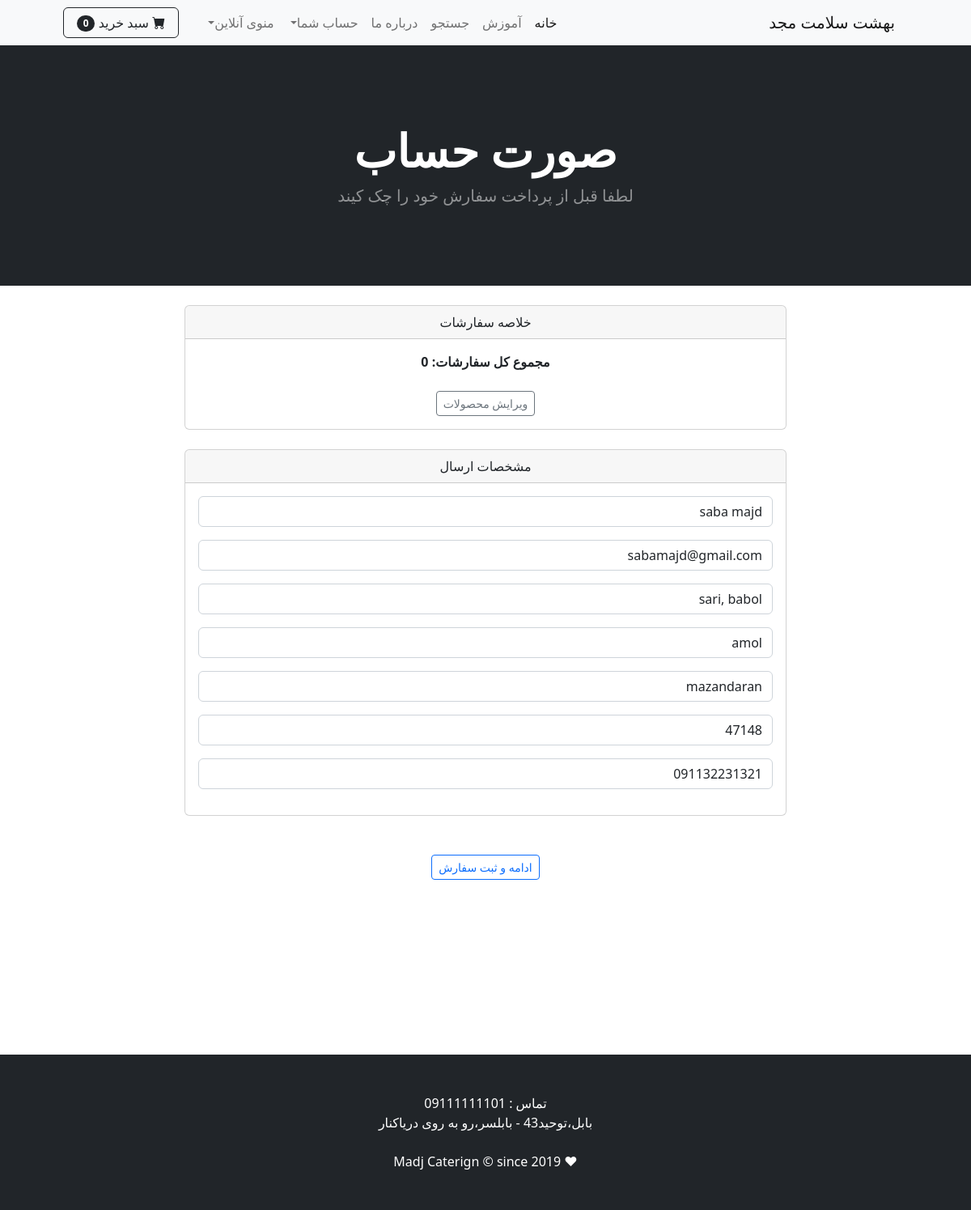
/payment/checkout/ (signed in), run on the app's committed database.
### payment/models.py (models this page shows, shortened)
class ShippingAddress(models.Model):
    user = models.ForeignKey(User, on_delete=models.CASCADE, null=True, blank=True)
    shipping_full_name = models.CharField(max_length=250)
    shipping_email = models.CharField(max_length=250,blank=True)
    shipping_phone = models.CharField(max_length=25, blank=True)
    shipping_address1 = models.CharField(max_length=225, blank=True)
    shipping_address2 = models.CharField(max_length=225, blank=True, null=True)
    shipping_city = models.CharField(max_length=125, blank=True)
    shipping_state = models.CharField(max_length=125, blank=True)
    shipping_zipcode = models.CharField(max_length=25, blank=True)
    shipping_country = models.CharField(max_length=25, default='IRAN')
    shipping_old_cart = models.CharField(max_length=200, blank=True, null=True)
    class Meta:
        verbose_name_plural = 'Shipping Address'

### payment/views.py (the view)
# urls.py: path('checkout/', views.checkout, name="checkout"),
def checkout(request):
    cart = Cart(request)
    cart_products = cart.get_prods()
    quantities = cart.get_quants()
    total = cart.get_total()
    if request.user.is_authenticated:
        shipping_user = ShippingAddress.objects.get(user__id = request.user.id)
        shipping_form = ShippingForm(request.POST or None ,instance=shipping_user)
        return render(request, 'payment/checkout.html', {'cart_products':cart_products, 'quantities':quantities, 'total':total, 'shipping_form':shipping_form})
    else:
        shipping_form = ShippingForm(request.POST or None)
        return render(request, 'payment/checkout.html', {'cart_products':cart_products, 'quantities':quantities, 'total':total, 'shipping_form':shipping_form})

### cart/cart.py (called while the page is built, shortened)
    def __len__(self):
        return len(self.cart)

    def get_prods(self):
        product_ids = self.cart.keys()
        products= Product.objects.filter(id__in=product_ids)
        return products

    def get_quants(self):
        quantities = self.cart
        return quantities

    def get_total(self):
        product_ids = self.cart.keys()
        products = Product.objects.filter(id__in=product_ids)
        total = 0
        return total

### cart/context_processors.py (called while the page is built)
def cart(request):
    return {'cart':Cart(request)}

### payment/templates/payment/checkout.html (shortened to what this page needs)
{% extends "base.html"%}
{% load static %}
{% load humanize %}
{% block content %}
<header class="bg-dark py-5">
<div class="container px-4 px-lg-5 my-5">
    <div class="text-center text-white">
        <h1 class="display-4 fw-bolder">صورت حساب </h1>
        <p class="lead fw-normal text-white-50 mb-0"> لطفا قبل از پرداخت سفارش خود را چک کیند </p>
    </div>
</div>
</header>
<br>
<div class="container">
    <div class="row">
        <center>
            <div class="col-8">
                <div class="card">
                    <div class="card-header">
                      خلاصه سفارشات
                    </div>
                    <div class="card-body">
                      <strong>مجموع کل سفارشات: {{ total | intcomma }}</strong>
                      <br><br>
                      <a href="{% url 'cart_summary' %}" class='btn btn-sm btn-outline-secondary'>ویرایش محصولات</a>
                    </div>
                </div>
                <br>
                <div class="card">
                    <div class="card-header">
                      مشخصات ارسال
                    </div>
                    <div class="card-body">
                      {{ shipping_form.as_p }}
                    </div>
                </div>
            </div>
            <br>
            <br>
            <a href="#" class='btn btn-sm btn-outline-primary'>ادامه و ثبت سفارش</a>
        </center>
    </div>
</div>
<br><br><br><br><br><br><br><br><br>
{% endblock %}

### data on the page
ShippingAddress: shipping_full_name "saba majd", shipping_email "sabamajd@gmail.com", shipping_address1 "sari, babol", shipping_city "amol", shipping_state "mazandaran", shipping_zipcode "47148", shipping_phone "091132231321"

### other printed values
{{ cart|length }} "0"
{{ total | intcomma }} "0"
